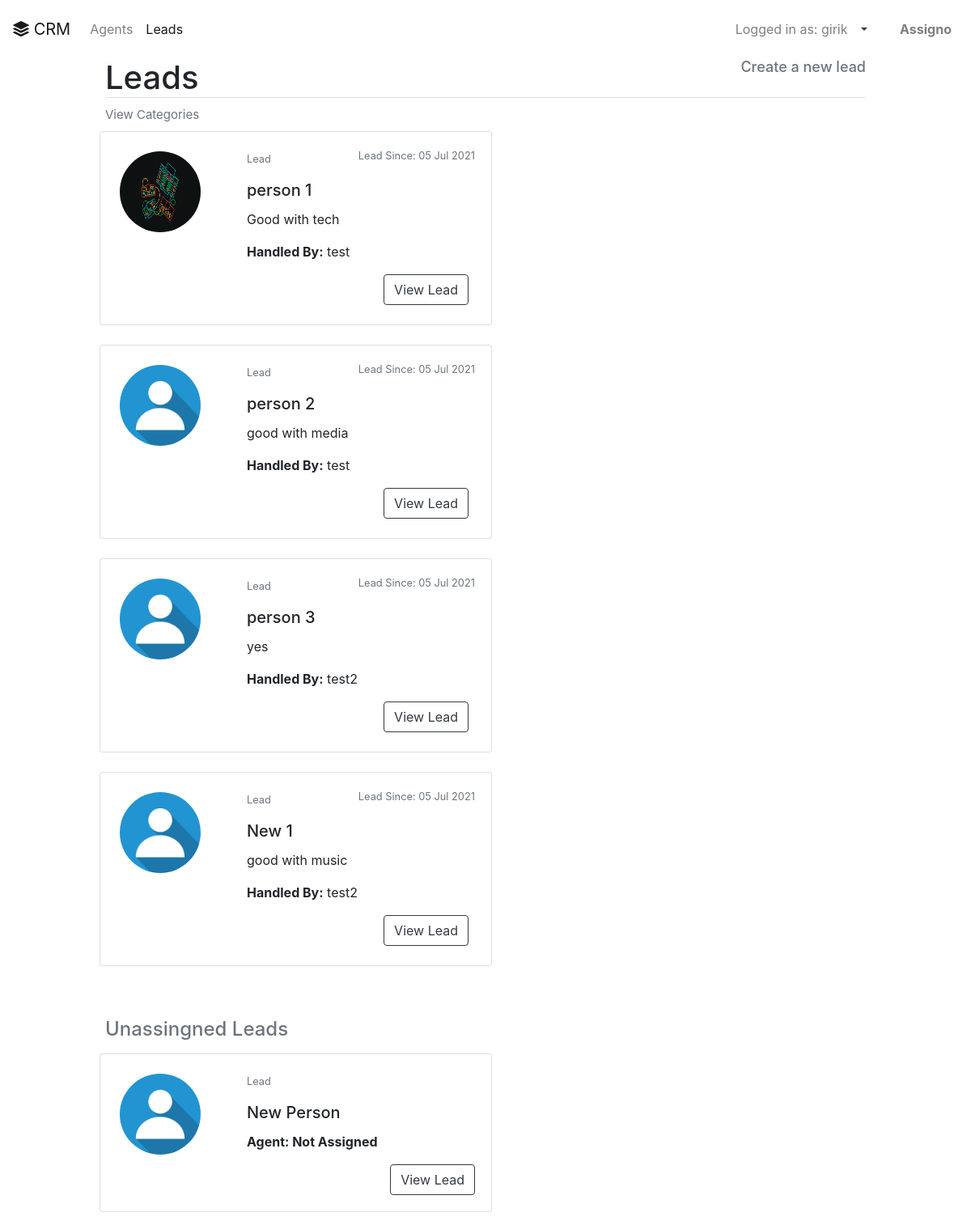
The app's page /leads/all/ (signed in) with its own data.
### leads/models.py (models this page shows)
class User(AbstractUser):
    is_organiser = models.BooleanField(default=True)
    is_agent = models.BooleanField(default=False)
    organisation_name = models.CharField(max_length=100, blank=True, null=True)
    phone_number = models.CharField(max_length=10, unique=True)
    address = models.TextField()
    profile_picture = models.ImageField(blank=True, upload_to='uploads/profile_pictures', default='uploads/profile_pictures/default.jpg')

class lead(models.Model):
    agent = models.ForeignKey(Agent, null=True, related_name="leads", blank=True, on_delete=models.SET_NULL)
    organisation = models.ForeignKey(UserProfile, on_delete=models.CASCADE)
    category = models.ForeignKey("Category", related_name="leads", null=True, blank=True, on_delete=models.SET_NULL)
    first_name = models.CharField(max_length = 30)
    last_name = models.CharField(max_length = 30)
    description = models.TextField(blank=True, null=True)
    date_added = models.DateTimeField(auto_now_add=True)
    phone_number = models.CharField(max_length=10)
    email = models.EmailField(unique=True)
    address = models.TextField()
    profile_picture = models.ImageField(blank=True, upload_to='uploads/profile_pictures', default='uploads/profile_pictures/default.jpg')
    SOURCE_CHOICES = (
    ('', 'Select the Source'),
    ('Social Media', 'Social Media'),
    ('NewsLetter', 'Newsletter'),
    ('Ads', 'Advertisements'),
    ('Friend_Family', 'Friend or Family'),
    ('Other', 'Other')
    )
    source = models.CharField(choices=SOURCE_CHOICES, max_length=50, blank=True, null=True)
    def __str__(self):
        return f"{self.first_name} {self.last_name}"

class Agent(models.Model):
    user = models.OneToOneField(User, on_delete=models.CASCADE)
    organisation = models.ForeignKey(UserProfile, on_delete=models.CASCADE)
    def __str__(self):
        return self.user.username

### leads/views.py (the view)
# urls.py: path('all/', views.LeadsListView.as_view(), name='lead-list'),
class LeadsListView(LoginRequiredMixin, ListView):
    login_url = '/login/'
    template_name = 'leads/lead_list.html'
    context_object_name = "leads"
    def get_queryset(self):
        if self.request.user.is_organiser:
            queryset = models.lead.objects.filter(organisation=self.request.user.userprofile, agent__isnull=False)
        else:
            queryset = models.lead.objects.filter(organisation=self.request.user.agent.organisation, agent__isnull=False)
            queryset = queryset.filter(agent__user=self.request.user)
        return queryset
    def get_context_data(self, **kwargs):
        context = super(LeadsListView, self).get_context_data(**kwargs)
        if self.request.user.is_organiser:
            queryset = models.lead.objects.filter(organisation=self.request.user.userprofile, agent__isnull=True)
            context.update({
                "unassingned_leads": queryset
            })
        return context

### leads/templates/leads/lead_list.html
{% extends "base.html" %}
{% load static %}
{% block content %}
<div class="container justify-content-center">
  <h1 class="border-bottom">Leads{% if user.is_organiser %}<a class="float-right text-muted atagimprove" href="{% url "leads:lead-create" %}">Create a new lead</a>{% endif %}</h1>
      <a style="font-size:15px;" class="text-muted" href="{% url "leads:category-list" %}">View Categories</a>
  <div class="row row-cols-1 row-cols-md-2">
    {% for lead in leads %}
      <div class="card mb-3 m-2" style="max-width: 540px;">
          <div class="row no-gutters">
            <div class="col-md-4">
              <img src="{{ lead.profile_picture.url }}" class="roundimgforleads m-4" height="100" width="100" alt="...">
            </div>
                <div class="col-md-8">
            <div class="card-body">
              <p class="card-text"><small class="text-muted">Lead <span class="float-right">Lead Since: {{ lead.date_added|date:"d M Y" }}</span></small></p>
              <h5 class="card-title">{{ lead }}</h5>
              <p class="card-text">{{ lead.description }}</p>
              <p class="card-text"><strong>Handled By:</strong>  {{ lead.agent }}</p>
              <a class="float-right btn btn-outline-dark mb-4 mr-2" href="{% url "leads:lead-detail" pk=lead.pk %}">View Lead</a>
            </div>
          </div>
        </div>
      </div>
    {% endfor %}
   </div>
{% if request.user.is_organiser %}
   <h4 class="text-muted mt-5">Unassingned Leads</h4>
   {% if unassingned_leads.exists %}
   <div class="row row-cols-1 row-cols-md-2">
     {% for lead in unassingned_leads %}
       <div class="card mb-3 m-2" style="max-width: 540px;">
           <div class="row no-gutters">
             <div class="col-md-4">
               <img src="{{ lead.profile_picture.url }}" class="roundimgforleads m-4" height="100" width="100" alt="...">
             </div>
             <div class="card-body">
               <p class="card-text"><small class="text-muted">Lead</small></p>
               <h5 class="card-title">{{ lead }}</h5>
               <p class="card-text"><strong>Agent: {% if lead.agent %}{{ lead.agent }}{% else %}Not Assigned{% endif %}</strong></p>
               <a class="float-right btn btn-outline-dark" href="{% url "leads:lead-detail" pk=lead.pk %}">View Lead</a>
             </div>
           </div>
       </div>
     {% endfor %}
    </div>
  {% else %}
  <p>All leads are currently assigned</p>
  {% endif %}
{% endif %}
</div>
{% endblock %}

### templates/base.html (shortened to what this page needs)
<!DOCTYPE html>
<html lang="en" dir="ltr">
    {% include "head.html" %}
  <body>
    {% include "header.html" %}
    <div class="container-fluid">
      <div class="row">
        <div class="col-12 col-lg-1 col-md-4 col-xs-12 col-sm-12">
        </div>
        <div class="col-12 col-lg-10 col-md-8 col-xs-12 col-sm-12">
          {% block content %}{% endblock %}
        </div>
        <div class="col-12 col-lg-1 col-md-12 col-xs-12 col-sm-12">
        </div>
      </div>
    </div>
  </body>
</html>

### templates/head.html (shortened to what this page needs)
{% load static %}
<head>
  <link rel="stylesheet" href="https://cdn.jsdelivr.net/npm/bootstrap@4.6.0/dist/css/bootstrap.min.css">
  <link rel="stylesheet" href="https://cdn.jsdelivr.net/npm/bootstrap-icons@1.3.0/font/bootstrap-icons.css">
  <link rel="stylesheet" href="{% static "/css/master.css" %}">
</head>

### templates/header.html (shortened to what this page needs)
<nav class="navbar navbar-expand-lg navbar-light">
  <a class="navbar-brand" href="{% url 'home' %}"><i class="bi bi-stack"></i>  CRM</a>
  <div class="collapse navbar-collapse" id="navbarTogglerDemo03">
    <ul class="navbar-nav mr-auto mt-2 mt-lg-0">
      {% if user.is_authenticated %}
        {% if request.user.is_organiser %}
        <li class="nav-item">
          <a class="nav-link" href="{% url "agents:agent-list" %}">Agents</a>
        </li>
        {% endif %}
        {% if request.user.is_organiser or request.user.is_agent %}
        <li class="nav-item active">
          <a class="nav-link" href="{% url "leads:lead-list" %}">Leads<span class="sr-only">(current)</span></a>
        </li>
        {% endif %}
      {% endif %}
    </ul>
  <div class="nav-item dropdown">
    {% if user.is_authenticated %}
    <a class="nav-link dropdown-toggle text-dark" href="#" data-bs-toggle="dropdown"  id="navbarDropdownMenuLink"  role="button" data-toggle="dropdown" aria-haspopup="true" aria-expanded="false">
      <span class="navbar-text mr-2">
        Logged in as: {{ user.username }}
      </span>
    </a>
    {% endif %}
  </div>
    {% if user.is_organiser %}
    <span class="navbar-text mr-2 ml-4">
      <strong>{{ user.organisation_name }}</strong>
    </span>
    {% endif %}
  </div>
</nav>

### static_in_venv/css/master.css (style rules this page uses)
.atagimprove { text-decoration: none; color: black; font-size: 18px; }
.roundimgforleads { border-radius: 100%; }

### records on screen
User: username "girik", organisation_name "Assigno"
lead: profile_picture (picture), date_added "05 Jul 2021", first_name+last_name "person 1", description "Good with tech", agent "test"
lead: profile_picture (placeholder picture), date_added "05 Jul 2021", first_name+last_name "person 2", description "good with media", agent "test"
lead: profile_picture (placeholder picture), date_added "05 Jul 2021", first_name+last_name "person 3", description "yes", agent "test2"
lead: profile_picture (placeholder picture), date_added "05 Jul 2021", first_name+last_name "New 1", description "good with music", agent "test2"
lead: profile_picture (placeholder picture), first_name+last_name "New Person", shows "Not Assigned"
